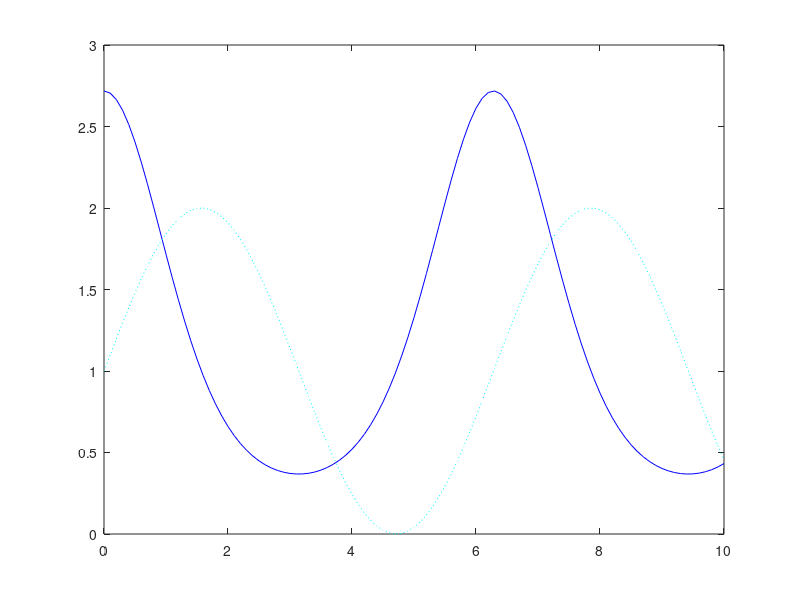

Here is the MATLAB script that generated this plot: (Note: this script raises an error after producing the figure.)
x=0:0.1:10;
plot(x, exp(cos(x)),'b-', x, sin(x)+1,'c:');
[x0,y0]=ginput(2);
x1=fzero('f1', x(1))
x2=fzero('f1', x(2))  
